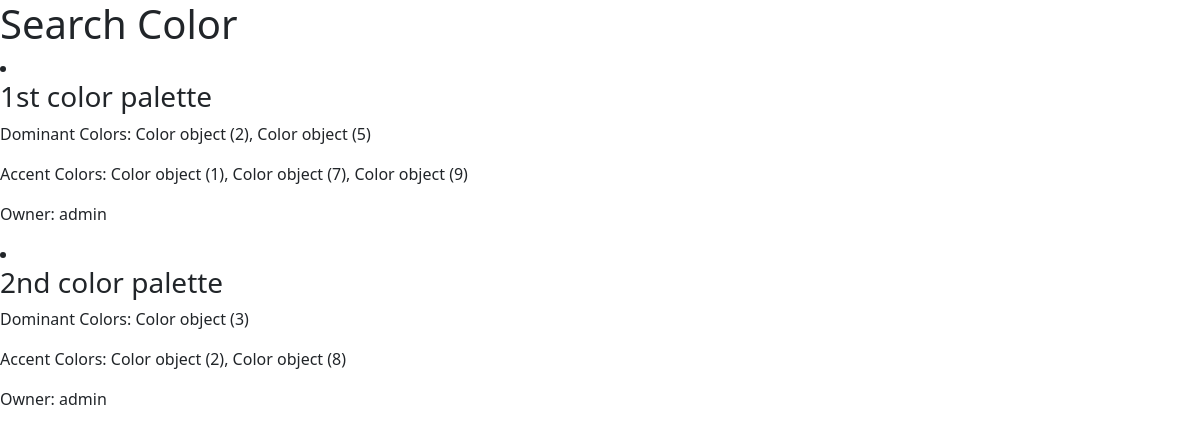
The app's page /palette/searchlist/ with its own data.
### palettes/models.py (models this page shows)
class ColorPalette(models.Model):
    name = models.CharField(max_length=255)
    is_public = models.BooleanField(default=False)
    owner = models.ForeignKey(User, related_name='palettes', on_delete=models.CASCADE)
    dominant_colors = models.ManyToManyField(Color, related_name='dominant_palettes')
    accent_colors = models.ManyToManyField(Color, related_name='accent_palettes')
    created_at = models.DateTimeField(auto_now_add=True)

class Color(models.Model):
    hex_value = models.CharField(max_length=7)

### palettes/views.py (the view, shortened to what this page needs)
# urls.py: path('searchlist/', ColorPaletteViewSet.as_view({'get': 'get_result'}), name='search_item'),
class ColorPaletteViewSet(viewsets.ModelViewSet):
    queryset = ColorPalette.objects.all()
    serializer_class = ColorPaletteSerializer
    def get_result(self, request, *args, **kwargs):
        queryset = ColorPalette.objects.all()
        hex_colors = self.request.query_params.getlist('hex_color')
        if hex_colors:
            q_objects = Q()
            for hex_color in hex_colors:
                q_objects |= Q(dominant_colors__hex_value__iexact=hex_color)
                q_objects |= Q(accent_colors__hex_value__iexact=hex_color)
            queryset = queryset.filter(q_objects)
        return render(request, 'palettes/search_element.html', {'palettes': queryset})

### templates/palettes/search_element.html (shortened to what this page needs)
{% extends 'base.html' %}
{% block content %}
<h1>Search Color</h1>
{% if palettes %}
{% for palette in palettes %}
            <li>
                <h3>{{ palette.name }}</h3>
                <p>Dominant Colors: {{ palette.dominant_colors.all|join:", " }}</p>
                <p>Accent Colors: {{ palette.accent_colors.all|join:", " }}</p>
                <p>Owner: {{ palette.owner.username }}</p>
            </li>
{% endfor %}
{% endif %}
{% endblock %}

### records on screen
ColorPalette: name "1st color palette", dominant_colors.all "Color object (2), Color object (5)", accent_colors.all "Color object (1), Color object (7), Color object (9)", owner.username "admin"
ColorPalette: name "2nd color palette", dominant_colors.all "Color object (3)", accent_colors.all "Color object (2), Color object (8)", owner.username "admin"
